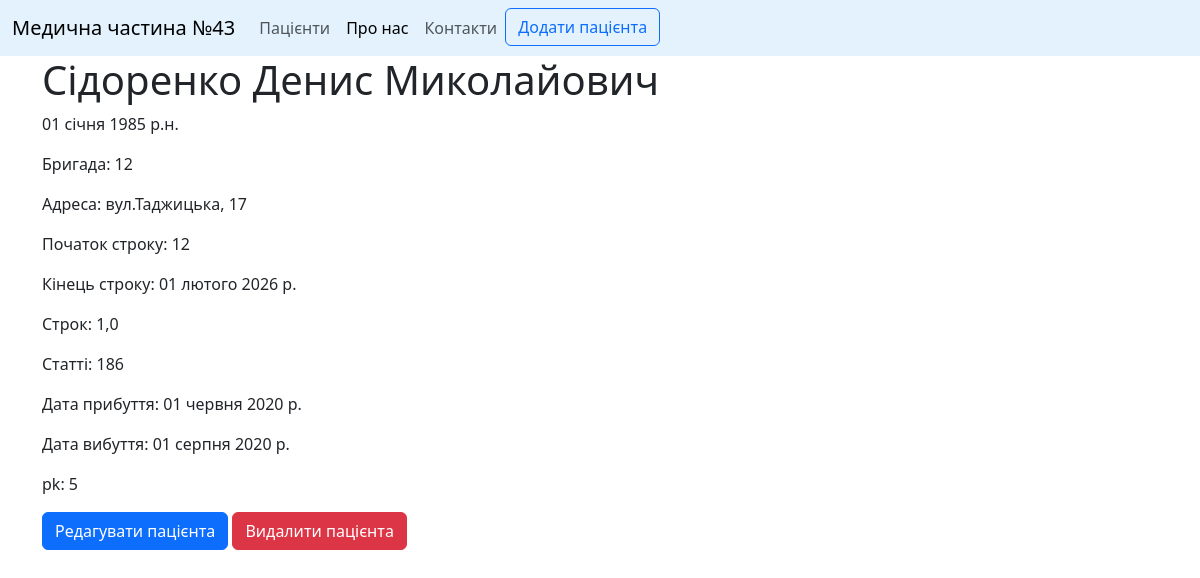
/patients/5, run on the app's committed database.
### patients/models.py (models this page shows, shortened)
class Patients(models.Model):
    last_name = models.CharField('Прізвище', max_length=30)
    first_name = models.CharField("Ім'я", max_length=30)
    middle_name = models.CharField('По батькові', max_length=30)
    birth_date = models.DateField('Дата народження')
    brigade = models.CharField('Бригада', max_length=5)
    address = models.CharField('Адреса проживання', max_length=30)
    begin_sentence = models.DateField('Початок строку')
    end_sentence = models.DateField('Кінець строку',  blank=True, null=True)
    term_sentence = models.FloatField('Строк')
    sections = models.CharField('Статті', max_length=30)
    date_arrival = models.DateField('Дата прибуття')
    date_departure = models.DateField('Дата вибуття',  blank=True, null=True)
    class Meta:
        verbose_name = 'Пацієнт'
        verbose_name_plural = 'Пацієнти'
        ordering = ['last_name']
        indexes = [
            models.Index(fields=['last_name', 'first_name', 'middle_name', 'birth_date'])
        ]

### patients/views.py (the view)
# urls.py: path('<int:pk>', views.PatientDetailView.as_view(), name='patient_details'),
class PatientDetailView(DetailView):
    model = Patients
    template_name = 'patients/patient_details.html'
    context_object_name = 'patient'

### patients/templates/patients/patient_details.html (shortened to what this page needs)
{% extends 'main/layout.html'%}
{% block btn %}
                    <li class="nav-item">
                        <a class="btn btn btn-outline-primary" href="{%url 'patient_create'%}" role="button">Додати пацієнта</a>
                    </li>
{%endblock%}
{%block content %}
    <div class="container text-start">
        <h1>{{ patient.last_name }} {{patient.first_name}} {{patient.middle_name}}</h1>
        <p>{{ patient.birth_date }}н.</p>
        <p>Бригада: {{ patient.brigade }}</p>
        <p>Адреса: {{ patient.address }}</p>
        <p>Початок строку: {{ patient.brigade}}</p>
        <p>Кінець строку: {{ patient.end_sentence}}</p>
        <p>Строк: {{ patient.term_sentence}}</p>
        <p>Статті: {{ patient.sections }}</p>
        <p>Дата прибуття: {{ patient.date_arrival}}</p>
        <p>Дата вибуття: {{ patient.date_departure}}</p>
        <p>pk: {{ patient.id}}</p>
        <a class="btn btn-primary" role="button" href="{%url 'patient_update' patient.id%}">Редагувати пацієнта</a>
        <a class="btn btn-danger" role="button" href="{%url 'patient_delete' patient.id%}">Видалити пацієнта</a>
    </div>
{% endblock %}

### data on the page
Patients: last_name "Сідоренко", first_name "Денис", middle_name "Миколайович", birth_date "01 січня 1985 р.", brigade "12", address "вул.Таджицька, 17", end_sentence "01 лютого 2026 р.", term_sentence "1,0", sections "186", date_arrival "01 червня 2020 р.", date_departure "01 серпня 2020 р.", id "5"
